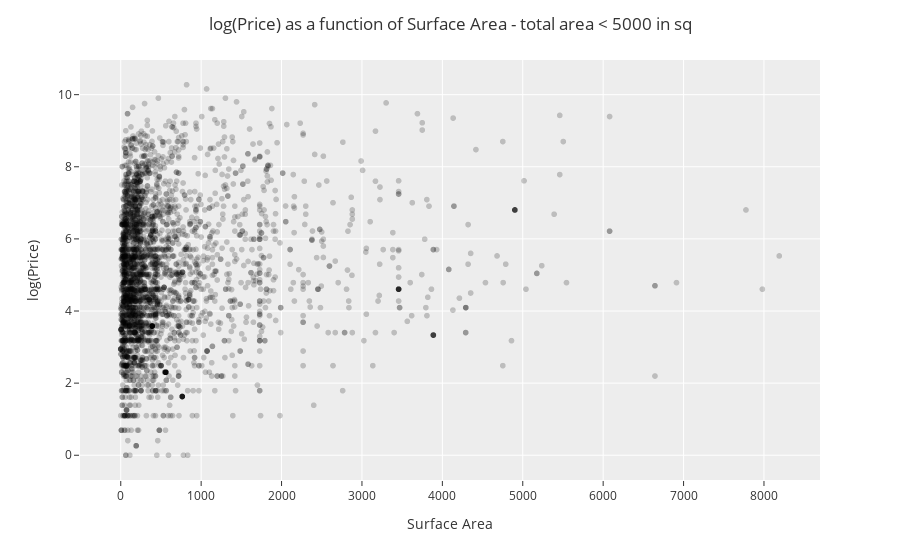

Here is the notebook cell this chart was saved with:
### Code cell
# Look at the scatter plot of the log(price)
fig = px.scatter(DF_model2,
                 x='Surface',
                 y='log_price',
                 color_discrete_sequence=['black'],
                 opacity=0.2)

fig.update_layout(template="ggplot2",
                  title='log(Price) as a function of Surface Area - total area < 5000 in sq',
                  title_x=0.5,
                  xaxis_title='Surface Area',
                  yaxis_title='log(Price)')


fig.show()

### Figure 1 — Plotly figure (JSON) as saved in the notebook; plotly's stock layout.template omitted (floating-point values rounded to 4 significant figures; data arrays with more than 128 entries replaced by an {"elided": "..."} marker saying what was removed)
{"data": [{"hovertemplate": "Surface=%{x}<br>log_price=%{y}<extra></extra>", "legendgroup": "", "marker": {"color": "black", "opacity": 0.2, "symbol": "circle"}, "mode": "markers", "name": "", "showlegend": false, "type": "scattergl", "x": {"elided": "3211 float values"}, "xaxis": "x", "y": {"elided": "3211 float values"}, "yaxis": "y"}], "layout": {"autosize": true, "legend": {"tracegroupgap": 0}, "margin": {"t": 60}, "title": {"text": "log(Price) as a function of Surface Area - total area < 5000 in sq", "x": 0.5}, "xaxis": {"anchor": "y", "autorange": true, "domain": [0, 1], "range": [-489.2, 8679.0], "title": {"text": "Surface Area"}, "type": "linear"}, "yaxis": {"anchor": "x", "autorange": true, "domain": [0, 1], "range": [-0.7956, 11.07], "title": {"text": "log(Price)"}, "type": "linear"}}}
